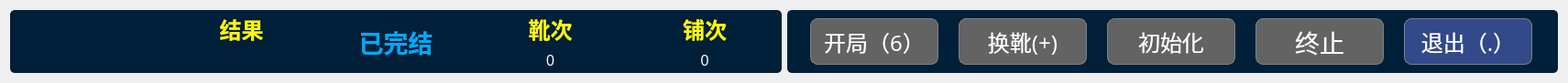
   <widget class="QWidget" name="layoutWidget">
    <property name="geometry">
     <rect>
      <x>20</x>
      <y>10</y>
      <width>1711</width>
      <height>81</height>
     </rect>
    </property>
    <layout class="QGridLayout" name="gridLayout">
     <property name="sizeConstraint">
      <enum>QLayout::SetMinAndMaxSize</enum>
     </property>
     <item row="0" column="1">
      <widget class="QGroupBox" name="groupBox_2">
       <property name="styleSheet">
        <string notr="true">border-radius:5px;
background-color: rgb(0,32, 57);
</string>
       </property>
       <property name="title">
        <string/>
       </property>
       <layout class="QGridLayout" name="gridLayout_2">
        <item row="0" column="2">
         <widget class="QPushButton" name="pu_init">
          <property name="enabled">
           <bool>false</bool>
          </property>
          <property name="minimumSize">
           <size>
            <width>120</width>
            <height>51</height>
           </size>
          </property>
          <property name="maximumSize">
           <size>
            <width>140</width>
            <height>60</height>
           </size>
          </property>
          <property name="font">
           <font>
            <family>方正粗黑宋简体</family>
            <pointsize>18</pointsize>
            <weight>50</weight>
            <bold>false</bold>
           </font>
          </property>
          <property name="styleSheet">
           <string notr="true">QPushButton{color: rgb(255, 255, 255);background:rgb(50, 73, 138);border:1px solid grey; border-radius: 8px;}
QPushButton:hover{border-color:rgb(139,170,105)}
QPushButton:pressed{border-color:gray;background-color:rgb(54, 65, 97);}
QPushButton:disabled{border-color:gray;background-color: rgb(99, 99, 99);
}</string>
          </property>
          <property name="text">
           <string>初始化</string>
          </property>
         </widget>
        </item>
        <item row="0" column="1">
         <widget class="QPushButton" name="xue_change">
          <property name="enabled">
           <bool>false</bool>
          </property>
          <property name="minimumSize">
           <size>
            <width>120</width>
            <height>51</height>
           </size>
          </property>
          <property name="maximumSize">
           <size>
            <width>140</width>
            <height>60</height>
           </size>
          </property>
          <property name="font">
           <font>
            <family>方正粗黑宋简体</family>
            <pointsize>18</pointsize>
            <weight>50</weight>
            <bold>false</bold>
           </font>
          </property>
          <property name="styleSheet">
           <string notr="true">QPushButton{color: rgb(255, 255, 255);background:rgb(50, 73, 138);border:1px solid grey; border-radius: 8px;}
QPushButton:hover{border-color:rgb(139,170,105)}
QPushButton:pressed{border-color:gray;background-color:rgb(54, 65, 97);}
QPushButton:disabled{border-color:gray;background-color: rgb(99, 99, 99);
}</string>
          </property>
          <property name="text">
           <string>换靴(+)</string>
          </property>
          <property name="shortcut">
           <string>+</string>
          </property>
         </widget>
        </item>
        <item row="0" column="0">
         <widget class="QPushButton" name="pu_start">
          <property name="enabled">
           <bool>false</bool>
          </property>
          <property name="minimumSize">
           <size>
            <width>120</width>
            <height>51</height>
           </size>
          </property>
          <property name="maximumSize">
           <size>
            <width>140</width>
            <height>60</height>
           </size>
          </property>
          <property name="font">
           <font>
            <family>方正粗黑宋简体</family>
            <pointsize>18</pointsize>
           </font>
          </property>
          <property name="styleSheet">
           <string notr="true">QPushButton{color: rgb(255, 255, 255);background:rgb(50, 73, 138);border:1px solid grey; border-radius: 8px;}
QPushButton:hover{border-color:rgb(139,170,105)}
QPushButton:pressed{border-color:gray;background-color:rgb(54, 65, 97);}
QPushButton:disabled{border-color:gray;background-color: rgb(99, 99, 99);
}</string>
          </property>
          <property name="text">
           <string>开局（6）</string>
          </property>
          <property name="shortcut">
           <string>6</string>
          </property>
          <property name="checkable">
           <bool>true</bool>
          </property>
          <property name="checked">
           <bool>false</bool>
          </property>
          <property name="autoRepeat">
           <bool>false</bool>
          </property>
         </widget>
        </item>
        <item row="0" column="4">
         <widget class="QPushButton" name="pu_exit">
          <property name="enabled">
           <bool>true</bool>
          </property>
          <property name="minimumSize">
           <size>
            <width>120</width>
            <height>51</height>
           </size>
          </property>
          <property name="maximumSize">
           <size>
            <width>140</width>
            <height>60</height>
           </size>
          </property>
          <property name="font">
           <font>
            <family>方正粗黑宋简体</family>
            <pointsize>18</pointsize>
            <weight>50</weight>
            <bold>false</bold>
           </font>
          </property>
          <property name="styleSheet">
           <string notr="true">QPushButton{color: rgb(255, 255, 255);background:rgb(50, 73, 138);border:1px solid grey; border-radius: 8px;}
QPushButton:hover{border-color:rgb(139,170,105)}
QPushButton:pressed{border-color:gray;background-color:rgb(54, 65, 97);}
QPushButton:disabled{border-color:gray;background-color: rgb(99, 99, 99);
}</string>
          </property>
          <property name="text">
           <string>退出（.）</string>
          </property>
          <property name="shortcut">
           <string>.</string>
          </property>
         </widget>
        </item>
        <item row="0" column="3">
         <widget class="QPushButton" name="pu_end">
          <property name="enabled">
           <bool>false</bool>
          </property>
          <property name="maximumSize">
           <size>
            <width>140</width>
            <height>60</height>
           </size>
          </property>
          <property name="font">
           <font>
            <family>方正粗黑宋简体</family>
            <pointsize>20</pointsize>
           </font>
          </property>
          <property name="styleSheet">
           <string notr="true">QPushButton{color: rgb(255, 255, 255);background:rgb(50, 73, 138);border:1px solid grey; border-radius: 8px;}
QPushButton:hover{border-color:rgb(139,170,105)}
QPushButton:pressed{border-color:gray;background-color:rgb(54, 65, 97);}
QPushButton:disabled{border-color:gray;background-color: rgb(99, 99, 99);
}</string>
          </property>
          <property name="text">
           <string>终止</string>
          </property>
         </widget>
        </item>
       </layout>
      </widget>
     </item>
     <item row="0" column="0">
      <widget class="QGroupBox" name="groupBox">
       <property name="minimumSize">
        <size>
         <width>632</width>
         <height>69</height>
        </size>
       </property>
       <property name="palette">
        <palette>
         <active>
          <colorrole role="WindowText">
           <brush brushstyle="SolidPattern">
            <color alpha="255">
             <red>0</red>
             <green>0</green>
             <blue>0</blue>
            </color>
           </brush>
          </colorrole>
          <colorrole role="Button">
           <brush brushstyle="SolidPattern">
            <color alpha="255">
             <red>0</red>
             <green>32</green>
             <blue>57</blue>
            </color>
           </brush>
          </colorrole>
          <colorrole role="Light">
           <brush brushstyle="SolidPattern">
            <color alpha="255">
             <red>127</red>
             <green>170</green>
             <blue>255</blue>
            </color>
           </brush>
          </colorrole>
          <colorrole role="Midlight">
           <brush brushstyle="SolidPattern">
            <color alpha="255">
             <red>63</red>
             <green>127</green>
             <blue>255</blue>
            </color>
           </brush>
          </colorrole>
          <colorrole role="Dark">
           <brush brushstyle="SolidPattern">
            <color alpha="255">
             <red>0</red>
             <green>42</green>
             <blue>127</blue>
            </color>
           </brush>
          </colorrole>
          <colorrole role="Mid">
           <brush brushstyle="SolidPattern">
            <color alpha="255">
             <red>0</red>
             <green>56</green>
             <blue>170</blue>
            </color>
           </brush>
          </colorrole>
          <colorrole role="Text">
           <brush brushstyle="SolidPattern">
            <color alpha="255">
             <red>0</red>
             <green>0</green>
             <blue>0</blue>
            </color>
           </brush>
          </colorrole>
          <colorrole role="BrightText">
           <brush brushstyle="SolidPattern">
            <color alpha="255">
             <red>255</red>
             <green>255</green>
             <blue>255</blue>
            </color>
           </brush>
          </colorrole>
          <colorrole role="ButtonText">
           <brush brushstyle="SolidPattern">
            <color alpha="255">
             <red>0</red>
             <green>0</green>
             <blue>0</blue>
            </color>
           </brush>
          </colorrole>
          <colorrole role="Base">
           <brush brushstyle="SolidPattern">
            <color alpha="255">
             <red>0</red>
             <green>32</green>
             <blue>57</blue>
            </color>
           </brush>
          </colorrole>
          <colorrole role="Window">
           <brush brushstyle="SolidPattern">
            <color alpha="255">
             <red>0</red>
             <green>32</green>
             <blue>57</blue>
            </color>
           </brush>
          </colorrole>
          <colorrole role="Shadow">
           <brush brushstyle="SolidPattern">
            <color alpha="255">
             <red>0</red>
             <green>0</green>
             <blue>0</blue>
            </color>
           </brush>
          </colorrole>
          <colorrole role="AlternateBase">
           <brush brushstyle="SolidPattern">
            <color alpha="255">
             <red>127</red>
             <green>170</green>
             <blue>255</blue>
            </color>
           </brush>
          </colorrole>
          <colorrole role="ToolTipBase">
           <brush brushstyle="SolidPattern">
            <color alpha="255">
             <red>255</red>
             <green>255</green>
             <blue>220</blue>
            </color>
           </brush>
          </colorrole>
          <colorrole role="ToolTipText">
           <brush brushstyle="SolidPattern">
            <color alpha="255">
             <red>0</red>
             <green>0</green>
             <blue>0</blue>
            </color>
           </brush>
          </colorrole>
          <colorrole role="PlaceholderText">
           <brush brushstyle="SolidPattern">
            <color alpha="128">
             <red>0</red>
             <green>0</green>
             <blue>0</blue>
            </color>
           </brush>
          </colorrole>
         </active>
         <inactive>
          <colorrole role="WindowText">
           <brush brushstyle="SolidPattern">
            <color alpha="255">
             <red>0</red>
             <green>0</green>
             <blue>0</blue>
            </color>
           </brush>
          </colorrole>
          <colorrole role="Button">
           <brush brushstyle="SolidPattern">
            <color alpha="255">
             <red>0</red>
             <green>32</green>
             <blue>57</blue>
            </color>
           </brush>
          </colorrole>
          <colorrole role="Light">
           <brush brushstyle="SolidPattern">
            <color alpha="255">
             <red>127</red>
             <green>170</green>
             <blue>255</blue>
            </color>
           </brush>
          </colorrole>
          <colorrole role="Midlight">
           <brush brushstyle="SolidPattern">
            <color alpha="255">
             <red>63</red>
             <green>127</green>
             <blue>255</blue>
            </color>
           </brush>
          </colorrole>
          <colorrole role="Dark">
           <brush brushstyle="SolidPattern">
            <color alpha="255">
             <red>0</red>
             <green>42</green>
             <blue>127</blue>
            </color>
           </brush>
          </colorrole>
          <colorrole role="Mid">
           <brush brushstyle="SolidPattern">
            <color alpha="255">
             <red>0</red>
             <green>56</green>
             <blue>170</blue>
            </color>
           </brush>
          </colorrole>
          <colorrole role="Text">
           <brush brushstyle="SolidPattern">
            <color alpha="255">
             <red>0</red>
             <green>0</green>
             <blue>0</blue>
            </color>
           </brush>
          </colorrole>
          <colorrole role="BrightText">
           <brush brushstyle="SolidPattern">
            <color alpha="255">
             <red>255</red>
             <green>255</green>
             <blue>255</blue>
            </color>
           </brush>
          </colorrole>
          <colorrole role="ButtonText">
           <brush brushstyle="SolidPattern">
            <color alpha="255">
             <red>0</red>
             <green>0</green>
             <blue>0</blue>
            </color>
           </brush>
          </colorrole>
          <colorrole role="Base">
           <brush brushstyle="SolidPattern">
            <color alpha="255">
             <red>0</red>
             <green>32</green>
             <blue>57</blue>
            </color>
           </brush>
          </colorrole>
          <colorrole role="Window">
           <brush brushstyle="SolidPattern">
            <color alpha="255">
             <red>0</red>
             <green>32</green>
             <blue>57</blue>
            </color>
           </brush>
          </colorrole>
          <colorrole role="Shadow">
           <brush brushstyle="SolidPattern">
            <color alpha="255">
             <red>0</red>
             <green>0</green>
             <blue>0</blue>
            </color>
           </brush>
          </colorrole>
          <colorrole role="AlternateBase">
           <brush brushstyle="SolidPattern">
            <color alpha="255">
             <red>127</red>
             <green>170</green>
             <blue>255</blue>
            </color>
           </brush>
          </colorrole>
          <colorrole role="ToolTipBase">
           <brush brushstyle="SolidPattern">
            <color alpha="255">
             <red>255</red>
             <green>255</green>
             <blue>220</blue>
            </color>
           </brush>
          </colorrole>
          <colorrole role="ToolTipText">
           <brush brushstyle="SolidPattern">
            <color alpha="255">
             <red>0</red>
             <green>0</green>
             <blue>0</blue>
            </color>
           </brush>
          </colorrole>
          <colorrole role="PlaceholderText">
           <brush brushstyle="SolidPattern">
            <color alpha="128">
             <red>0</red>
             <green>0</green>
             <blue>0</blue>
            </color>
           </brush>
          </colorrole>
         </inactive>
         <disabled>
          <colorrole role="WindowText">
           <brush brushstyle="SolidPattern">
            <color alpha="255">
             <red>0</red>
             <green>42</green>
             <blue>127</blue>
            </color>
           </brush>
          </colorrole>
          <colorrole role="Button">
           <brush brushstyle="SolidPattern">
            <color alpha="255">
             <red>0</red>
             <green>32</green>
             <blue>57</blue>
            </color>
           </brush>
          </colorrole>
          <colorrole role="Light">
           <brush brushstyle="SolidPattern">
            <color alpha="255">
             <red>127</red>
             <green>170</green>
             <blue>255</blue>
            </color>
           </brush>
          </colorrole>
          <colorrole role="Midlight">
           <brush brushstyle="SolidPattern">
            <color alpha="255">
             <red>63</red>
             <green>127</green>
             <blue>255</blue>
            </color>
           </brush>
          </colorrole>
          <colorrole role="Dark">
           <brush brushstyle="SolidPattern">
            <color alpha="255">
             <red>0</red>
             <green>42</green>
             <blue>127</blue>
            </color>
           </brush>
          </colorrole>
          <colorrole role="Mid">
           <brush brushstyle="SolidPattern">
            <color alpha="255">
             <red>0</red>
             <green>56</green>
             <blue>170</blue>
            </color>
           </brush>
          </colorrole>
          <colorrole role="Text">
           <brush brushstyle="SolidPattern">
            <color alpha="255">
             <red>0</red>
             <green>42</green>
             <blue>127</blue>
            </color>
           </brush>
          </colorrole>
          <colorrole role="BrightText">
           <brush brushstyle="SolidPattern">
            <color alpha="255">
             <red>255</red>
             <green>255</green>
             <blue>255</blue>
            </color>
           </brush>
          </colorrole>
          <colorrole role="ButtonText">
           <brush brushstyle="SolidPattern">
            <color alpha="255">
             <red>0</red>
             <green>42</green>
             <blue>127</blue>
            </color>
           </brush>
          </colorrole>
          <colorrole role="Base">
           <brush brushstyle="SolidPattern">
            <color alpha="255">
             <red>0</red>
             <green>32</green>
             <blue>57</blue>
            </color>
           </brush>
          </colorrole>
          <colorrole role="Window">
           <brush brushstyle="SolidPattern">
            <color alpha="255">
             <red>0</red>
             <green>32</green>
             <blue>57</blue>
            </color>
           </brush>
          </colorrole>
          <colorrole role="Shadow">
           <brush brushstyle="SolidPattern">
            <color alpha="255">
             <red>0</red>
             <green>0</green>
             <blue>0</blue>
            </color>
           </brush>
          </colorrole>
          <colorrole role="AlternateBase">
           <brush brushstyle="SolidPattern">
            <color alpha="255">
             <red>0</red>
             <green>85</green>
             <blue>255</blue>
            </color>
           </brush>
          </colorrole>
          <colorrole role="ToolTipBase">
           <brush brushstyle="SolidPattern">
            <color alpha="255">
             <red>255</red>
             <green>255</green>
             <blue>220</blue>
            </color>
           </brush>
          </colorrole>
          <colorrole role="ToolTipText">
           <brush brushstyle="SolidPattern">
            <color alpha="255">
             <red>0</red>
             <green>0</green>
             <blue>0</blue>
            </color>
           </brush>
          </colorrole>
          <colorrole role="PlaceholderText">
           <brush brushstyle="SolidPattern">
            <color alpha="128">
             <red>0</red>
             <green>0</green>
             <blue>0</blue>
            </color>
           </brush>
          </colorrole>
         </disabled>
        </palette>
       </property>
       <property name="layoutDirection">
        <enum>Qt::LeftToRight</enum>
       </property>
       <property name="autoFillBackground">
        <bool>false</bool>
       </property>
       <property name="styleSheet">
        <string notr="true">border-radius:5px;
background-color: rgb(0,32, 57);
</string>
       </property>
       <property name="title">
        <string/>
       </property>
       <property name="alignment">
        <set>Qt::AlignCenter</set>
       </property>
       <layout class="QGridLayout" name="gridLayout_3">
        <property name="leftMargin">
         <number>3</number>
        </property>
        <property name="topMargin">
         <number>3</number>
        </property>
        <property name="rightMargin">
         <number>3</number>
        </property>
        <property name="bottomMargin">
         <number>3</number>
        </property>
        <item row="0" column="0">
         <widget class="QLabel" name="desk_num">
          <property name="maximumSize">
           <size>
            <width>16777215</width>
            <height>73</height>
           </size>
          </property>
          <property name="palette">
           <palette>
            <active>
             <colorrole role="WindowText">
              <brush brushstyle="SolidPattern">
               <color alpha="255">
                <red>255</red>
                <green>255</green>
                <blue>0</blue>
               </color>
              </brush>
             </colorrole>
             <colorrole role="Button">
              <brush brushstyle="SolidPattern">
               <color alpha="255">
                <red>0</red>
                <green>32</green>
                <blue>57</blue>
               </color>
              </brush>
             </colorrole>
             <colorrole role="Base">
              <brush brushstyle="SolidPattern">
               <color alpha="255">
                <red>0</red>
                <green>32</green>
                <blue>57</blue>
               </color>
              </brush>
             </colorrole>
             <colorrole role="Window">
              <brush brushstyle="SolidPattern">
               <color alpha="255">
                <red>0</red>
                <green>32</green>
                <blue>57</blue>
               </color>
              </brush>
             </colorrole>
            </active>
            <inactive>
             <colorrole role="WindowText">
              <brush brushstyle="SolidPattern">
               <color alpha="255">
                <red>255</red>
                <green>255</green>
                <blue>0</blue>
               </color>
              </brush>
             </colorrole>
             <colorrole role="Button">
              <brush brushstyle="SolidPattern">
               <color alpha="255">
                <red>0</red>
                <green>32</green>
                <blue>57</blue>
               </color>
              </brush>
             </colorrole>
             <colorrole role="Base">
              <brush brushstyle="SolidPattern">
               <color alpha="255">
                <red>0</red>
                <green>32</green>
                <blue>57</blue>
               </color>
              </brush>
             </colorrole>
             <colorrole role="Window">
              <brush brushstyle="SolidPattern">
               <color alpha="255">
                <red>0</red>
                <green>32</green>
                <blue>57</blue>
               </color>
              </brush>
             </colorrole>
            </inactive>
            <disabled>
             <colorrole role="WindowText">
              <brush brushstyle="SolidPattern">
               <color alpha="255">
                <red>0</red>
                <green>42</green>
                <blue>127</blue>
               </color>
              </brush>
             </colorrole>
             <colorrole role="Button">
              <brush brushstyle="SolidPattern">
               <color alpha="255">
                <red>0</red>
                <green>32</green>
                <blue>57</blue>
               </color>
              </brush>
             </colorrole>
             <colorrole role="Base">
              <brush brushstyle="SolidPattern">
               <color alpha="255">
                <red>0</red>
                <green>32</green>
                <blue>57</blue>
               </color>
              </brush>
             </colorrole>
             <colorrole role="Window">
              <brush brushstyle="SolidPattern">
               <color alpha="255">
                <red>0</red>
                <green>32</green>
                <blue>57</blue>
               </color>
              </brush>
             </colorrole>
            </disabled>
           </palette>
          </property>
          <property name="font">
           <font>
            <pointsize>24</pointsize>
            <weight>75</weight>
            <bold>true</bold>
           </font>
          </property>
          <property name="styleSheet">
           <string notr="true"/>
          </property>
          <property name="text">
           <string/>
          </property>
          <property name="alignment">
           <set>Qt::AlignCenter</set>
          </property>
          <property name="buddy">
           <cstring></cstring>
          </property>
         </widget>
        </item>
        <item row="0" column="1">
         <layout class="QVBoxLayout" name="verticalLayout">
          <item>
           <widget class="QLabel" name="label_11">
            <property name="palette">
             <palette>
              <active>
               <colorrole role="WindowText">
                <brush brushstyle="SolidPattern">
                 <color alpha="255">
                  <red>255</red>
                  <green>255</green>
                  <blue>0</blue>
                 </color>
                </brush>
               </colorrole>
               <colorrole role="Button">
                <brush brushstyle="SolidPattern">
                 <color alpha="255">
                  <red>0</red>
                  <green>32</green>
                  <blue>57</blue>
                 </color>
                </brush>
               </colorrole>
               <colorrole role="Base">
                <brush brushstyle="SolidPattern">
                 <color alpha="255">
                  <red>0</red>
                  <green>32</green>
                  <blue>57</blue>
                 </color>
                </brush>
               </colorrole>
               <colorrole role="Window">
                <brush brushstyle="SolidPattern">
                 <color alpha="255">
                  <red>0</red>
                  <green>32</green>
                  <blue>57</blue>
                 </color>
                </brush>
               </colorrole>
              </active>
              <inactive>
               <colorrole role="WindowText">
                <brush brushstyle="SolidPattern">
                 <color alpha="255">
                  <red>255</red>
                  <green>255</green>
                  <blue>0</blue>
                 </color>
                </brush>
               </colorrole>
               <colorrole role="Button">
                <brush brushstyle="SolidPattern">
                 <color alpha="255">
                  <red>0</red>
                  <green>32</green>
                  <blue>57</blue>
                 </color>
                </brush>
               </colorrole>
               <colorrole role="Base">
                <brush brushstyle="SolidPattern">
                 <color alpha="255">
                  <red>0</red>
                  <green>32</green>
                  <blue>57</blue>
                 </color>
                </brush>
               </colorrole>
               <colorrole role="Window">
                <brush brushstyle="SolidPattern">
                 <color alpha="255">
                  <red>0</red>
                  <green>32</green>
                  <blue>57</blue>
                 </color>
                </brush>
               </colorrole>
              </inactive>
              <disabled>
               <colorrole role="WindowText">
                <brush brushstyle="SolidPattern">
                 <color alpha="255">
                  <red>120</red>
                  <green>120</green>
                  <blue>120</blue>
                 </color>
                </brush>
               </colorrole>
               <colorrole role="Button">
                <brush brushstyle="SolidPattern">
                 <color alpha="255">
                  <red>0</red>
                  <green>32</green>
                  <blue>57</blue>
                 </color>
                </brush>
               </colorrole>
               <colorrole role="Base">
                <brush brushstyle="SolidPattern">
                 <color alpha="255">
                  <red>0</red>
                  <green>32</green>
                  <blue>57</blue>
                 </color>
                </brush>
               </colorrole>
               <colorrole role="Window">
                <brush brushstyle="SolidPattern">
                 <color alpha="255">
                  <red>0</red>
                  <green>32</green>
                  <blue>57</blue>
                 </color>
                </brush>
               </colorrole>
              </disabled>
             </palette>
            </property>
            <property name="font">
             <font>
              <pointsize>18</pointsize>
              <weight>75</weight>
              <bold>true</bold>
             </font>
            </property>
            <property name="text">
             <string>结果</string>
            </property>
            <property name="alignment">
             <set>Qt::AlignCenter</set>
            </property>
           </widget>
          </item>
          <item>
           <layout class="QHBoxLayout" name="horizontalLayout">
            <item>
             <widget class="QLabel" name="pu_result">
              <property name="font">
               <font>
                <pointsize>12</pointsize>
               </font>
              </property>
              <property name="styleSheet">
               <string notr="true">color: rgb(255, 255, 255);</string>
              </property>
              <property name="text">
               <string/>
              </property>
              <property name="alignment">
               <set>Qt::AlignCenter</set>
              </property>
             </widget>
            </item>
           </layout>
          </item>
         </layout>
        </item>
        <item row="0" column="2">
         <widget class="QLabel" name="opration_show">
          <property name="maximumSize">
           <size>
            <width>16777215</width>
            <height>73</height>
           </size>
          </property>
          <property name="font">
           <font>
            <pointsize>20</pointsize>
            <weight>75</weight>
            <bold>true</bold>
           </font>
          </property>
          <property name="styleSheet">
           <string notr="true">color: rgb(0, 170, 255);</string>
          </property>
          <property name="text">
           <string>已完结</string>
          </property>
          <property name="alignment">
           <set>Qt::AlignCenter</set>
          </property>
         </widget>
        </item>
        <item row="0" column="3">
         <layout class="QVBoxLayout" name="verticalLayout_2">
          <item>
           <widget class="QLabel" name="label_5">
            <property name="font">
             <font>
              <pointsize>18</pointsize>
              <weight>75</weight>
              <bold>true</bold>
             </font>
            </property>
            <property name="styleSheet">
             <string notr="true">color: rgb(255, 255, 0);</string>
            </property>
            <property name="text">
             <string>靴次</string>
            </property>
            <property name="alignment">
             <set>Qt::AlignCenter</set>
            </property>
           </widget>
          </item>
          <item>
           <widget class="QLabel" name="xue_times">
            <property name="font">
             <font>
              <pointsize>12</pointsize>
             </font>
            </property>
            <property name="styleSheet">
             <string notr="true">color: rgb(255, 255, 255);</string>
            </property>
            <property name="lineWidth">
             <number>1</number>
            </property>
            <property name="text">
             <string>0</string>
            </property>
            <property name="alignment">
             <set>Qt::AlignCenter</set>
            </property>
           </widget>
          </item>
         </layout>
        </item>
        <item row="0" column="4">
         <layout class="QVBoxLayout" name="verticalLayout_3">
          <item>
           <widget class="QLabel" name="label_9">
            <property name="font">
             <font>
              <pointsize>18</pointsize>
              <weight>75</weight>
              <bold>true</bold>
             </font>
            </property>
            <property name="styleSheet">
             <string notr="true">color: rgb(255, 255, 0);</string>
            </property>
            <property name="text">
             <string>铺次</string>
            </property>
            <property name="alignment">
             <set>Qt::AlignCenter</set>
            </property>
           </widget>
          </item>
          <item>
           <widget class="QLabel" name="pu_times">
            <property name="font">
             <font>
              <pointsize>12</pointsize>
             </font>
            </property>
            <property name="styleSheet">
             <string notr="true">color: rgb(255, 255, 255);</string>
            </property>
            <property name="text">
             <string>0</string>
            </property>
            <property name="alignment">
             <set>Qt::AlignCenter</set>
            </property>
           </widget>
          </item>
         </layout>
        </item>
       </layout>
      </widget>
     </item>
    </layout>
   </widget>
